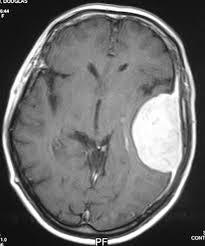
%> input picture 6Perfect.jpg, 205 x 246 px
$ octave --eval "result = ImageSegmentation(imread('6Perfect.jpg'));"   (GNU Octave 9; MATLAB toolbox functions it lacks are replaced by stand-ins)
%> lines starting %> are read from the running program, lines starting %| are printed output that depends on the picture; in (x1, y1, x2, y2) boxes, pixels count from 0 and x2, y2 are one past the last pixel; in counts of white or black regions, pixels touching at a corner belong together; the program's own positions count from 1
function  [ image ] =ImageSegmentation(imagen)


    %% Convert to binary image
    threshold = graythresh(imagen);
%> threshold = 0.373
    imagen =~im2bw(imagen,threshold);
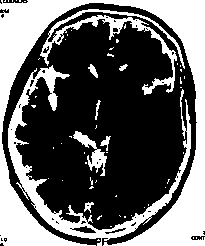
%> imagen: size 246x205 logical; 38.8% white; 58 white regions (49 under 20 px), largest, box (x1, y1, x2, y2) and area: (0, 0, 205, 246) 12773, (8, 65, 191, 246) 4051, (40, 9, 185, 95) 1822
    %% Remove all object containing fewer than 30 pixels
    image = bwareaopen(imagen,30);
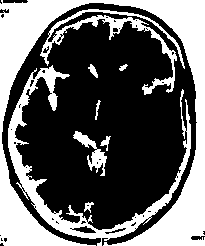
%> image: size 246x205 logical; 38.4% white; 9 white regions, largest, box (x1, y1, x2, y2) and area: (0, 0, 205, 246) 12773, (8, 65, 191, 246) 4051, (40, 9, 185, 95) 1822


end
